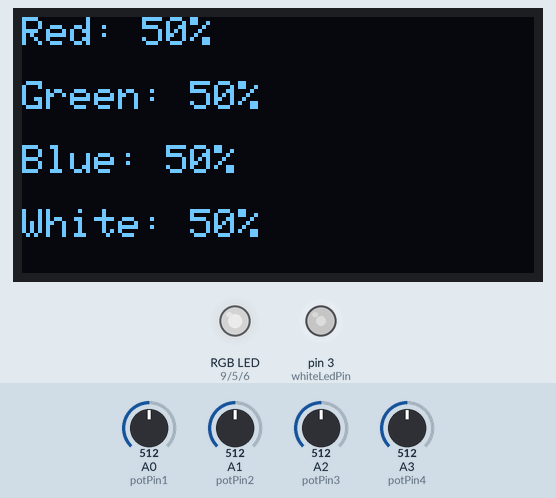
Recording of a sketch running on a simulated Arduino Nano, built with avr-gcc and run on an emulated ATmega328P. Parts: 128×64 one-colour display, an RGB LED mixed from three pins (HIGH = lit), output pins drawn as LEDs (lit = HIGH). The inputs (shaded band) are chosen by the test bench; at power-on: A0 (potPin1) = 512, A1 (potPin2) = 512, A2 (potPin3) = 512, A3 (potPin4) = 512. Dim RGB values are drawn brighter than linear.

Above: at 1.2 s.
1.3 s: A0 (potPin1) set to 533
At 1.8 s:
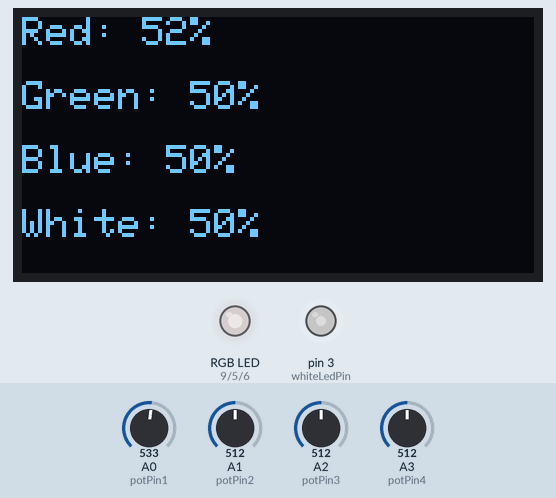
2.8 s: A1 (potPin2) set to 716
At 3.5 s:
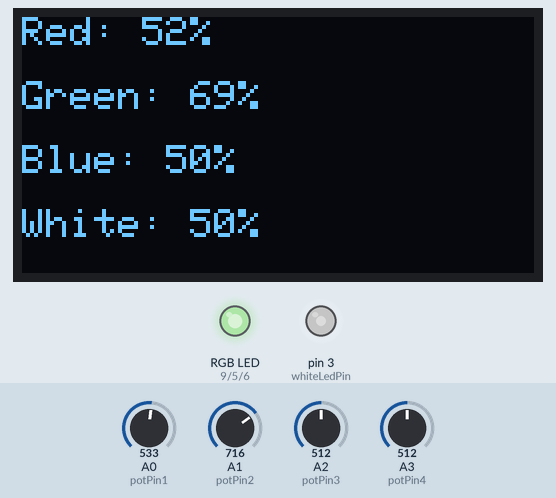
4.4 s: A2 (potPin3) set to 716
At 5.1 s:
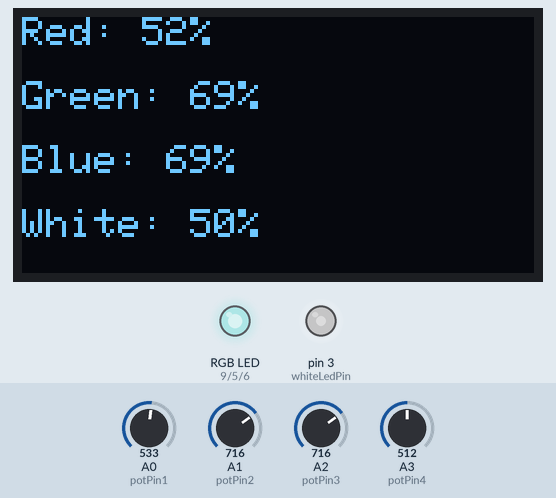
6.0 s: A3 (potPin4) set to 716
At 6.8 s:
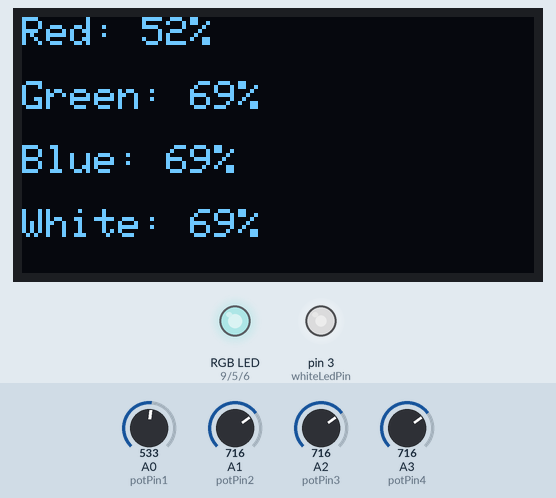
7.6 s: A0 (potPin1) set to 306
At 8.5 s:
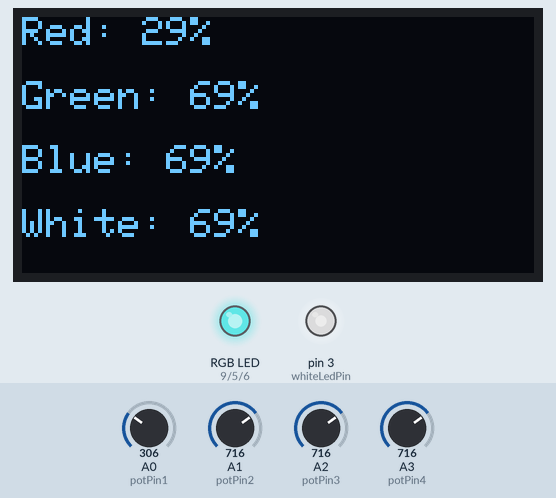
9.1 s: A1 (potPin2) set to 992
At 10.1 s:
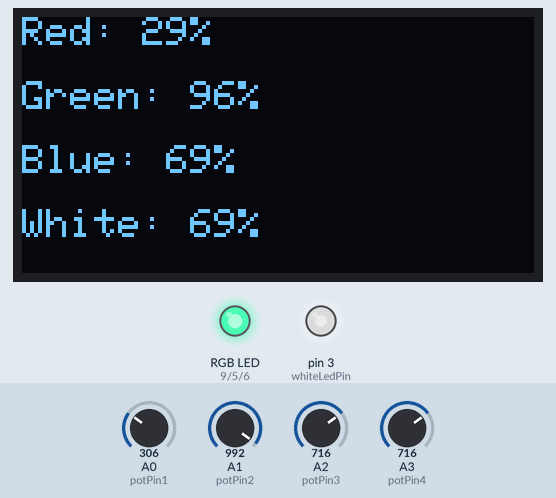
Timing chart, 0 to 11.6 s (numbered marks = the images above; inputs shaded):
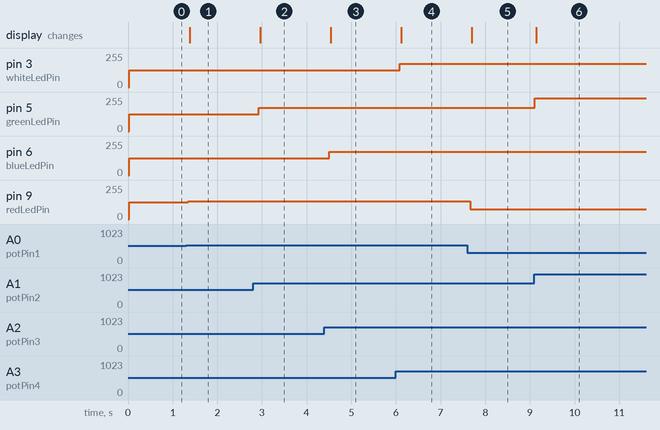

The sketch:

control_RGB_LED.ino
```cpp
#include <Wire.h>
#include <Adafruit_GFX.h>
#include <Adafruit_SSD1306.h>

// OLED display width and height, in pixels
#define SCREEN_WIDTH 128
#define SCREEN_HEIGHT 64

// OLED reset pin (set to -1 if sharing Arduino reset pin)
#define OLED_RESET -1
Adafruit_SSD1306 display(SCREEN_WIDTH, SCREEN_HEIGHT, &Wire, OLED_RESET);

// Define analog pins for the potentiometers (A0-A3 on Nano)
const int potPin1 = A0;
const int potPin2 = A1;
const int potPin3 = A2;
const int potPin4 = A3;

// Define PWM-capable digital pins for the LEDs (D3, D5, D6, D9 on Nano)
const int redLedPin = 9;
const int greenLedPin = 5;
const int blueLedPin = 6;
const int whiteLedPin = 3;

void setup() {
  // Initialize LED pins as OUTPUT
  pinMode(redLedPin, OUTPUT);
  pinMode(greenLedPin, OUTPUT);
  pinMode(blueLedPin, OUTPUT);
  pinMode(whiteLedPin, OUTPUT);

  // Initialize the serial monitor for debugging
  Serial.begin(9600);

  // Initialize OLED display
  if (!display.begin(SSD1306_SWITCHCAPVCC, 0x3C)) {
    Serial.println(F("SSD1306 allocation failed"));
    for (;;);
  }
  display.clearDisplay();
}

void loop() {
  // Read potentiometer values (0-1023)
  int potValue1 = analogRead(potPin1);
  int potValue2 = analogRead(potPin2);
  int potValue3 = analogRead(potPin3);
  int potValue4 = analogRead(potPin4);

  // Convert potentiometer values to percentages (0-100)
  int redBrightnessPercent = map(potValue1, 0, 1023, 0, 100);
  int greenBrightnessPercent = map(potValue2, 0, 1023, 0, 100);
  int blueBrightnessPercent = map(potValue3, 0, 1023, 0, 100);
  int whiteBrightnessPercent = map(potValue4, 0, 1023, 0, 100);

  // Convert percentages to PWM values (0-255)
  int redPWM = map(redBrightnessPercent, 0, 100, 0, 255);
  int greenPWM = map(greenBrightnessPercent, 0, 100, 0, 255);
  int bluePWM = map(blueBrightnessPercent, 0, 100, 0, 255);
  int whitePWM = map(whiteBrightnessPercent, 0, 100, 0, 255);

  // Apply the PWM values to control the LED brightness
  analogWrite(redLedPin, redPWM);
  analogWrite(greenLedPin, greenPWM);
  analogWrite(blueLedPin, bluePWM);
  analogWrite(whiteLedPin, whitePWM);

  // Clear the display
  display.clearDisplay();

  // Set text size and color for OLED display
  display.setTextSize(1);
  display.setTextColor(SSD1306_WHITE);

  // Display the percentage of each LED color
  display.setCursor(0, 0);
  display.print("Red: ");
  display.print(redBrightnessPercent);
  display.println("%");

  display.setCursor(0, 16);
  display.print("Green: ");
  display.print(greenBrightnessPercent);
  display.println("%");

  display.setCursor(0, 32);
  display.print("Blue: ");
  display.print(blueBrightnessPercent);
  display.println("%");

  display.setCursor(0, 48);
  display.print("White: ");
  display.print(whiteBrightnessPercent);
  display.println("%");

  // Update the OLED display with new content
  display.display();

  // Optional: Short delay to avoid overwhelming the serial monitor and OLED
  delay(100);
}
```

Measured:
- after the input at 1.3 s, pin 9 (redLedPin): 127/255 → 132/255 after 0.05 s; the display: changes after 0.08 s (image 1)
- after the input at 2.8 s, pin 5 (greenLedPin): 127/255 → 175/255 after 0.13 s; the display: changes after 0.16 s (image 2)
- after the input at 4.4 s, pin 6 (blueLedPin): 127/255 → 175/255 after 0.11 s; the display: changes after 0.14 s (image 3)
- after the input at 6.0 s, pin 3 (whiteLedPin): 127/255 → 175/255 after 0.09 s; the display: changes after 0.12 s (image 4)
- after the input at 7.6 s, pin 9 (redLedPin): 132/255 → 73/255 after 0.07 s; the display: changes after 0.10 s (image 5)
- after the input at 9.1 s, pin 5 (greenLedPin): 175/255 → 244/255 at once; the display: changes after 0.05 s (image 6)
